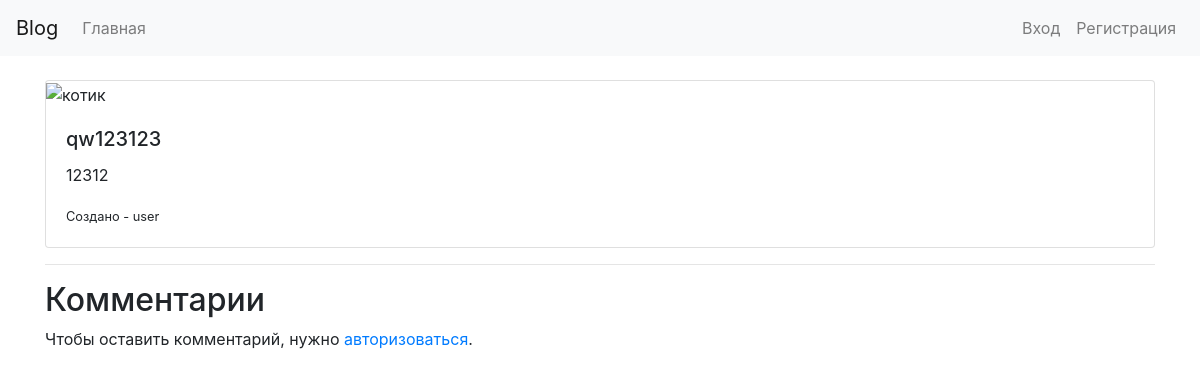
Screenshot of /post/3/ with the database file from the repository.
### blog/models.py (models this page shows, shortened)
class Post(models.Model):
    title = models.CharField(max_length=200)
    content = models.TextField()
    author = models.ForeignKey(User, on_delete=models.CASCADE, related_name='posts')
    created_at = models.DateTimeField(auto_now_add=True)

### blog/views.py (the view, shortened to what this page needs)
# urls.py: path('post/<int:pk>/', views.post_detail, name='post_detail'),
def post_detail(request, pk):
    post = get_object_or_404(Post, pk=pk)
    comments = post.comments.all()
    comment_form = None  # Форма комментариев будет доступна только для авторизованных пользователей
    return render(request, 'blog/post_detail.html', {
        'post': post,
        'comments': comments,
        'comment_form': comment_form,
    })

### blog/templates/blog/post_detail.html (shortened to what this page needs)
{% extends 'base_generic.html' %}
{% block content %}
    <div class="card mb-3" >
      <div class="row g-0">
        <div class="col">
          <img src="https://cs12.pikabu.ru/post_img/2021/01/30/7/1612004972132048923.jpg" class="img-fluid rounded-start" alt="котик" style="width: 200px;">
          <div class="card-body">
            <h5 class="card-title">{{ post.title }}</h5>
            <p class="card-text">{{ post.content }}</p>
            <p class="card-text"><small class="text-body-secondary">Создано - {{ post.author }}</small></p>
          </div>
        </div>
      </div>
    </div>
    <hr>
    <h2>Комментарии</h2>
    {% if user.is_authenticated %}
        <form method="post">
            {% csrf_token %}
            {{ comment_form.as_div }}
            <button type="submit" class="btn btn-success mt-2">Добавить комментарий</button>
        </form>
    {% else %}
        <p>Чтобы оставить комментарий, нужно <a href="{% url 'login' %}?next={{ request.path }}">авторизоваться</a>.</p>
    {% endif %}
{% endblock %}

### rows the page displays
Post: title "qw123123", content "12312", author "user"
